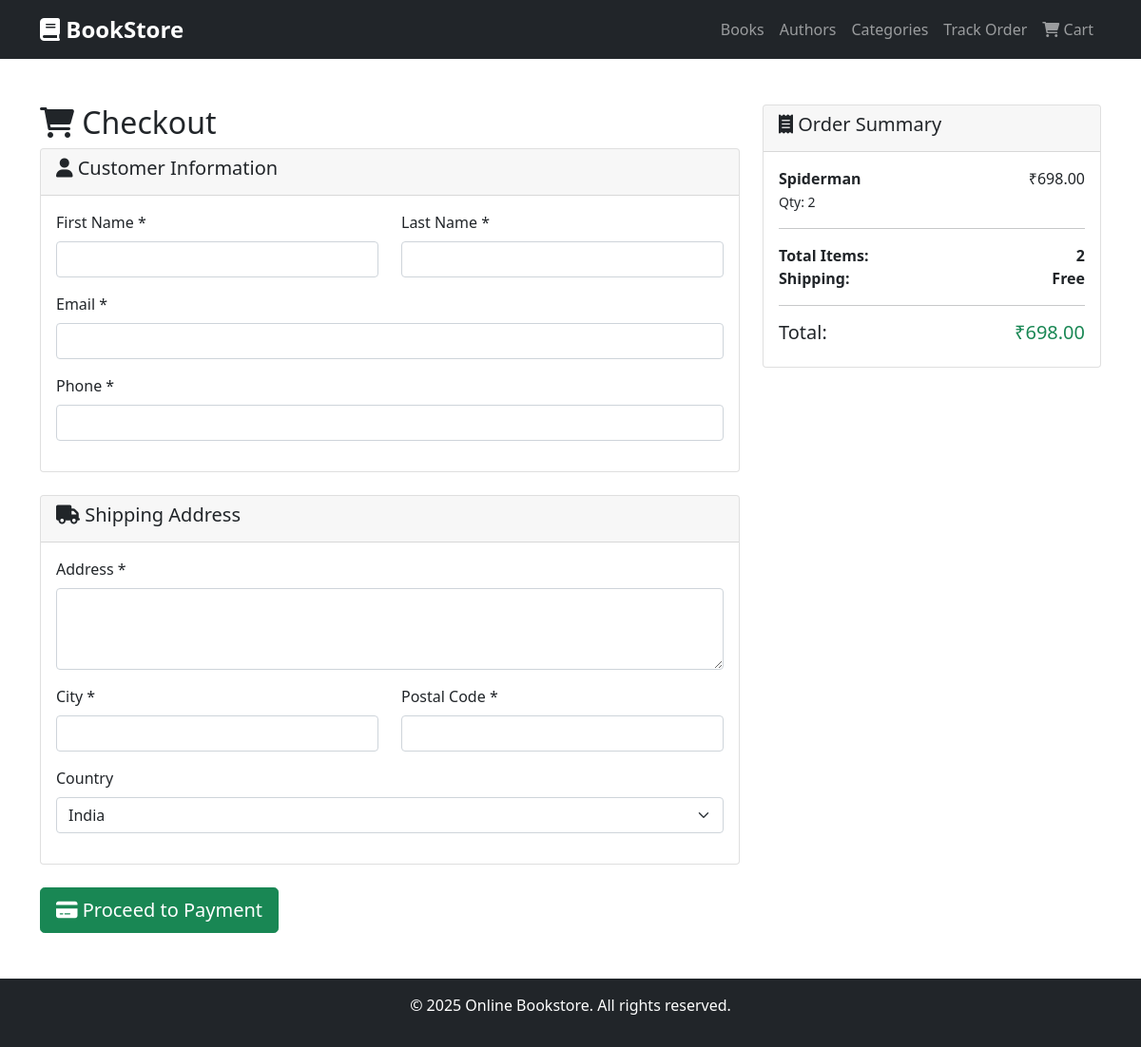
/checkout/, run on an earlier commit of the app's database.
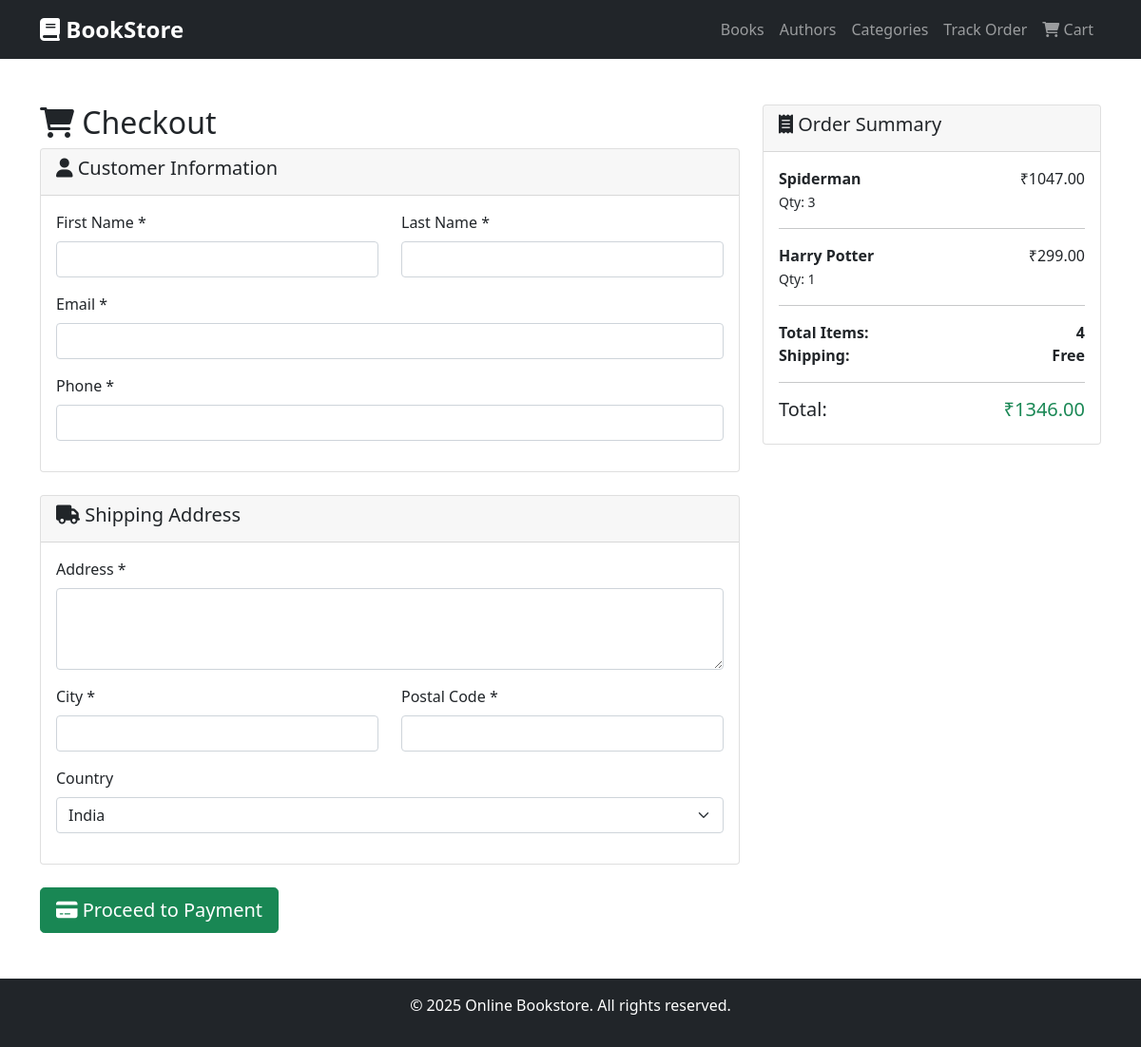
And on a later commit of the database.
### bookstore/models.py (models this page shows, shortened)
class CartItem(models.Model):
    cart = models.ForeignKey(Cart, related_name='items', on_delete=models.CASCADE)
    book = models.ForeignKey(Book, on_delete=models.CASCADE)
    quantity = models.PositiveIntegerField(default=1)
    added_at = models.DateTimeField(auto_now_add=True)
    class Meta:
        unique_together = ['cart', 'book']
    @property
    def subtotal(self):
        return self.book.price * self.quantity

class Book(models.Model):
    title = models.CharField(max_length=300)
    price = models.DecimalField(max_digits=10, decimal_places=2)
    author = models.ForeignKey(
        Author,
        on_delete=models.CASCADE,
        related_name='books'
    )
    categories = models.ManyToManyField(
        Category,
        related_name='books'
    )
    cover_image = models.ImageField(upload_to='books/covers/', blank=True, null=True)
    isbn = models.CharField(max_length=13, unique=True, blank=True)
    publication_date = models.DateField(blank=True, null=True)
    stock_quantity = models.PositiveIntegerField(default=0)
    created_at = models.DateTimeField(auto_now_add=True)
    updated_at = models.DateTimeField(auto_now=True)
    class Meta:
        ordering = ['title']

class Cart(models.Model):
    user = models.ForeignKey(User, on_delete=models.CASCADE, null=True, blank=True)
    session_key = models.CharField(max_length=40, null=True, blank=True)
    created_at = models.DateTimeField(auto_now_add=True)
    updated_at = models.DateTimeField(auto_now=True)
    @property
    def total_price(self):
        return sum(item.subtotal for item in self.items.all())
    @property
    def total_items(self):
        return sum(item.quantity for item in self.items.all())

### bookstore/views.py (the view, shortened to what this page needs)
# urls.py: path('checkout/', views.checkout, name='checkout'),
def checkout(request):
    cart = get_or_create_cart(request)
    cart_items = cart.items.all()
    if not cart_items:
        messages.warning(request, "Your cart is empty!")
        return redirect('book_list')
    context = {
        'cart': cart,
        'cart_items': cart_items,
    }
    return render(request, 'bookstore/checkout.html', context)

### bookstore/views.py (called while the page is built)
def get_or_create_cart(request):
    if request.user.is_authenticated:
        cart, created = Cart.objects.get_or_create(user=request.user)
    else:
        session_key = request.session.session_key
        if not session_key:
            request.session.create()
            session_key = request.session.session_key
        cart, created = Cart.objects.get_or_create(session_key=session_key)
    return cart

### templates/bookstore/checkout.html (shortened to what the changed rows need)
{% extends 'bookstore/base.html' %}
{% block content %}
<div class="container my-5">
    <div class="row">
        <div class="col-md-8">
            <h2><i class="fas fa-shopping-cart"></i> Checkout</h2>
        </div>
        <div class="col-md-4">
            <div class="card">
                <div class="card-body">
                    {% for item in cart_items %}
                    <div class="d-flex justify-content-between mb-2">
                        <div>
                            <strong>{{ item.book.title }}</strong><br>
                            <small>Qty: {{ item.quantity }}</small>
                        </div>
                        <div>₹{{ item.subtotal }}</div>
                    </div>
                    <hr>
                    {% endfor %}
                    <div class="d-flex justify-content-between">
                        <strong>Total Items:</strong>
                        <strong>{{ cart.total_items }}</strong>
                    </div>
                    <div class="d-flex justify-content-between">
                        <strong>Shipping:</strong>
                        <strong>Free</strong>
                    </div>
                    <hr>
                    <div class="d-flex justify-content-between">
                        <h5>Total:</h5>
                        <h5 class="text-success">₹{{ cart.total_price }}</h5>
                    </div>
                </div>
            </div>
        </div>
    </div>
</div>
{% endblock %}

What changed in the data, as far as the page shows it:
changed CartItem "Spiderman": quantity "2" → "3"; subtotal "698.00" → "1047.00"
added CartItem: book "Harry Potter", quantity "1", subtotal "299.00"
changed through a linked row, Cart: total_items "2" → "4"; total_price "698.00" → "1346.00"
